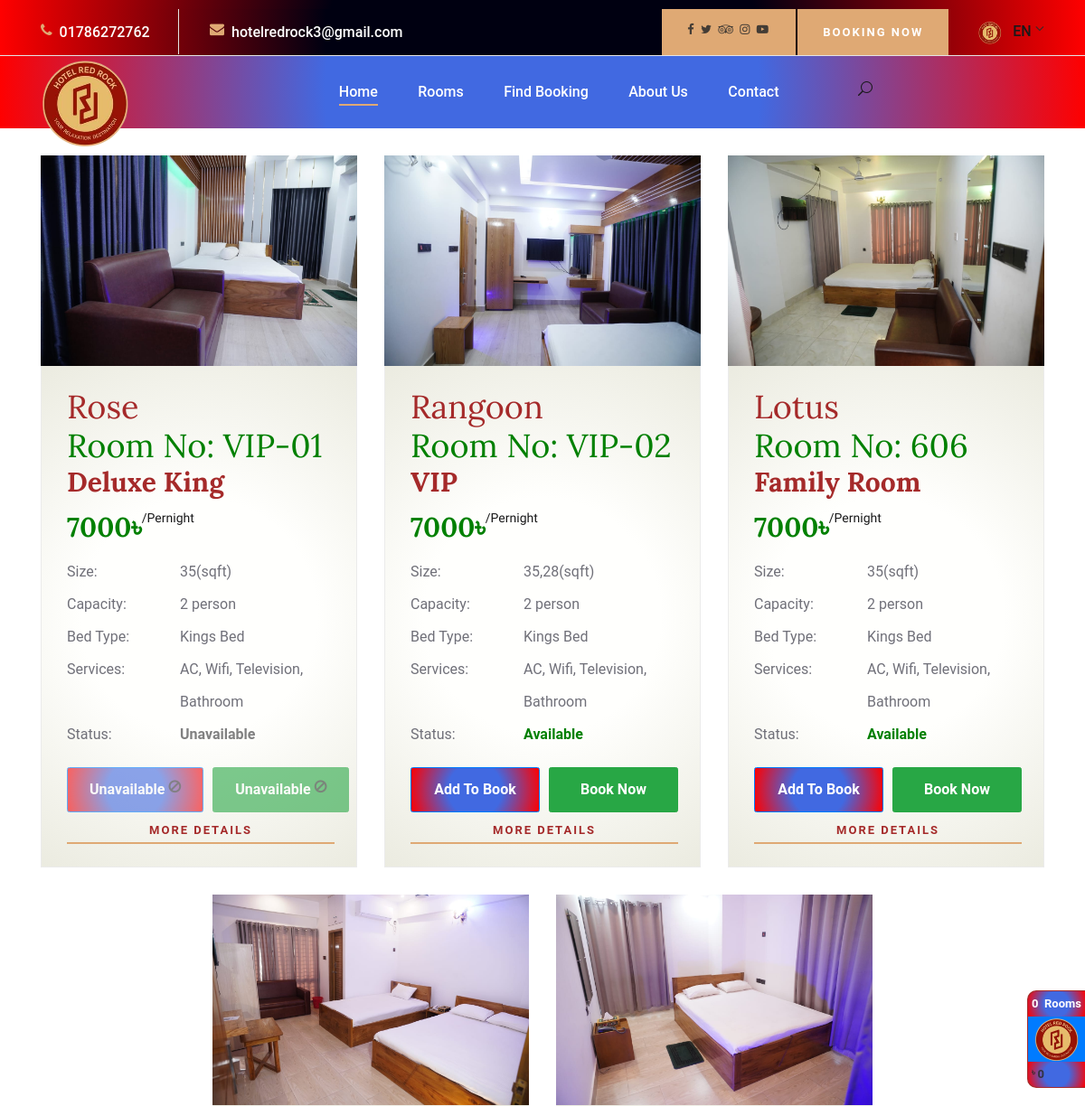
The app's page /rooms/ (upper part), older data.
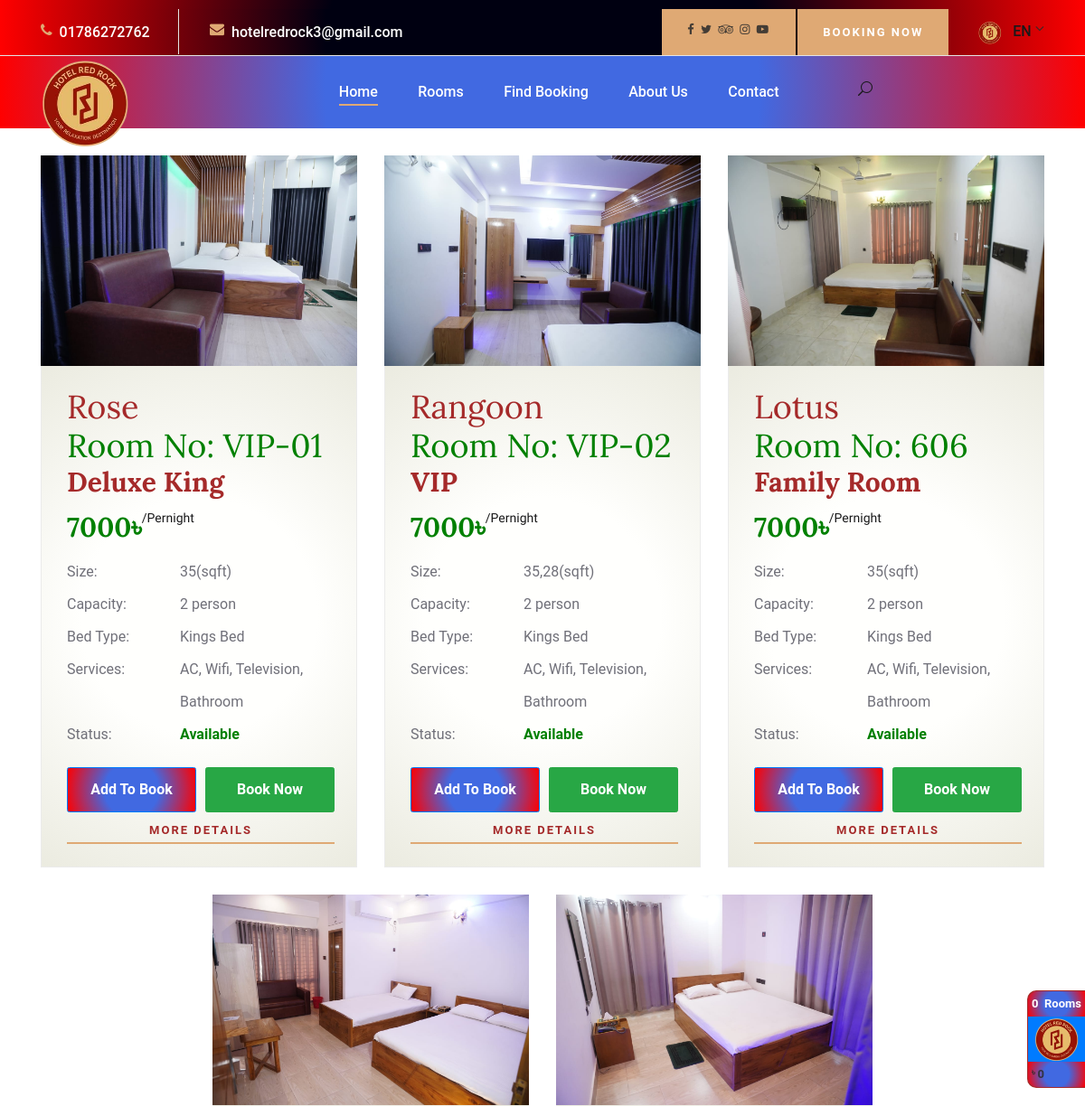
The same page, newer data.
### rooms/models.py (models this page shows, shortened)
class Room(models.Model):
    serial=models.IntegerField(default=0)
    name=models.CharField(max_length=100,unique=True)
    name_eng=models.CharField(max_length=100,unique=True)
    room_no=models.CharField(max_length=100,unique=True)
    room_type=models.ForeignKey(RoomType,blank=True,null=True,on_delete=models.SET_NULL)
    bed_type=models.ForeignKey(BedType,blank=True,null=True,on_delete=models.SET_NULL)
    status=models.CharField(max_length=100,blank=True,null=True)
    price=models.CharField(max_length=10,blank=True,null=True)
    person_occupancy=models.CharField(max_length=10,blank=True,null=True)
    number_of_beds=models.CharField(max_length=10,blank=True,null=True)
    size=models.CharField(max_length=10,blank=True,null=True)
    services=models.CharField(max_length=500,blank=True,null=True)
    description=RichTextField(blank=True,null=True)
    comment=models.ManyToManyField(Comment,blank=True,null=True)
    main_image=models.FileField(upload_to='media/room_images',blank=True,null=True,)
    second_image=models.FileField(upload_to='media/room_images',blank=True,null=True,)
    is_available=models.BooleanField(default=False)
    class Meta:
        ordering = ['serial']

class RoomType(models.Model):
    serial=models.IntegerField(default=0)
    name=models.CharField(max_length=100,unique=True)
    name_eng=models.CharField(max_length=100,unique=True)
    description=RichTextField(blank=True,null=True)
    occupancy=models.CharField(max_length=100,blank=True,null=True)
    bed_type=models.ManyToManyField(BedType,blank=True,null=True)
    price=models.CharField(max_length=10,blank=True,null=True)
    services=models.CharField(max_length=500,blank=True,null=True)
    comment=models.ManyToManyField(Comment,blank=True,null=True)
    main_image=models.FileField(upload_to='media/room_type_images',blank=True,null=True,)
    second_image=models.FileField(upload_to='media/room_type_images',blank=True,null=True,)

class BedType(models.Model):
    serial=models.IntegerField(default=0)
    name=models.CharField(max_length=100,unique=True)
    name_eng=models.CharField(max_length=100,unique=True)
    description=models.CharField(max_length=500,blank=True,null=True)
    occupancy=models.CharField(max_length=100,blank=True,null=True)

### rooms/views.py (the view, shortened to what this page needs)
# urls.py: path('', views.Rooms.as_view(),name='rooms_view'),
class Rooms(View):
    template_name = 'rooms/rooms.html'
    def get(self, request, *args, **kwargs):
        rooms=Room.objects.all().order_by("serial")
        staffs=Staff.objects.all().order_by("serial")
        guests=Guest.objects.all().order_by("-id")
        context={}
        check_in = request.session.get('check_in')
        check_out = request.session.get('check_out')
        guests_count = request.session.get('guests')
        rooms_count = request.session.get('rooms_count')
        context['rooms']=rooms
        context['staffs']=staffs
        context['guests']=guests
        return render(request, self.template_name,context)

### templates/rooms/rooms.html (shortened to what the changed rows need)
{% extends 'basepage/basepage.html' %}
{% load static  %}
    {% block content %}
        <br><br>
         <section class="rooms-section spad">
        <div class="container">
            <div class="row justify-content-center">
                {% for room in rooms %}
                <div class="col-lg-4 col-md-6">
                        <div class="room-item" >
                           <img src="{% if room.main_image %}{{ room.main_image.url}} {% endif %}"  alt="">
                            <div class="ri-text" style="background: var(--service);">
                                <h2 style="color:brown">{{ room.name_eng }}</h2>
                                <h2 style="color:green"> Room No: {{ room.room_no }}</h2>
                                <h3 style="color:brown">{{ room.room_type.name_eng }}</h3>
                                <h3 style="color:green">{{ room.price }}&#x09F3;<span>/Pernight</span></h3>
                                <table >
                                    <tbody>
                                        <tr>
                                            <td class="r-o">Size:</td>
                                            <td>{{room.size}}(sqft)</td>
                                        </tr>
                                        <tr>
                                            <td class="r-o">Capacity:</td>
                                            <td> {{ room.person_occupancy }} person</td>
                                        </tr>
                                        <tr>
                                            <td class="r-o">Bed Type:</td>
                                            <td>{{ room.bed_type.name_eng }}</td>
                                        </tr>
                                        <tr>
                                            <td class="r-o">Services:</td>
                                            <td>{{ room.services }}</td>
                                        </tr>
                                        <tr>
                                                        <td class="r-o">Status:</td>
                                                        <td>
                                                            {% with status=room.display_status|default:room.status|default_if_none:"available"|lower %}
                                                                {% if status == 'available' %}
                                                                    <span style="color: green; font-weight: bold;">Available</span>
                                                                {% elif status == 'unavailable' %}
                                                                    <span style="color: gray; font-weight: bold;">Unavailable</span>
                                                                {% elif status == 'booked' %}
                                                                    <span style="color: orange; font-weight: bold;">
                                                                        Booked{% if room.booked_until %} till {{ room.booked_until }}{% endif %}
                                                                    </span>
                                                                {% elif status == 'occupied' %}
                                                                    <span style="color: red; font-weight: bold;">Occupied</span>
                                                                {% else %}
                                                                    <span style="color: green; font-weight: bold;">Available</span>
                                                                {% endif %}
                                                            {% endwith %}
                                                        </td>
                                                    </tr>
                                    </tbody>
                                </table>
                                            {% with status=room.display_status|default:room.status|default_if_none:"available"|lower %}
                                            <div style="display: flex; gap: 10px; margin-top: 15px;">
                                                {% if status == 'available' %}
                                                    <button id="room_{{ room.id }}" class="btn btn-primary" style="background: var(--weather); padding: 12px 24px; font-size: 16px; font-weight: 600; flex: 1;" onclick="addToCart( this.id )">Add To Book</button>
                                                    <button class="btn btn-success" style="padding: 12px 24px; font-size: 16px; font-weight: 600; flex: 1; text-align: center;" onclick="bookNowSingle('room_{{ room.id }}')">Book Now</button>
                                                {% else %}
                                                    <button class="btn btn-primary" style="background: var(--weather); padding: 12px 24px; font-size: 16px; font-weight: 600; flex: 1; opacity: 0.6; cursor: not-allowed;" disabled>
                                                        {% if status == 'booked' %}Booked <i class="fa fa-check"></i>{% elif status == 'unavailable' %}Unavailable <i class="fa fa-ban"></i>{% else %}Occupied <i class="fa fa-check"></i>{% endif %}
                                                    </button>
                                                    <button class="btn btn-success" style="padding: 12px 24px; font-size: 16px; font-weight: 600; flex: 1; text-align: center; opacity: 0.6; cursor: not-allowed;" disabled>
                                                        {% if status == 'booked' %}Booked <i class="fa fa-check"></i>{% elif status == 'unavailable' %}Unavailable <i class="fa fa-ban"></i>{% else %}Occupied <i class="fa fa-check"></i>{% endif %}
                                                    </button>
                                                {% endif %}
                                            </div>
                                            {% endwith %}
                                <a href="{% url 'room_details' room.id %}" class="primary-btn" style="color:brown; margin-top: 10px; display: block; text-align: center;">More Details</a>
                            </div>
                        </div>
                    </div>
                {% endfor %}
            </div>
        </div>
    </section>
    {% endblock content %}

Row changes from the older to the newer data that the page shows:
changed Room "Rose": text "Unavailable Unavailable Unavailable" → "Available Add To Book Book Now"
